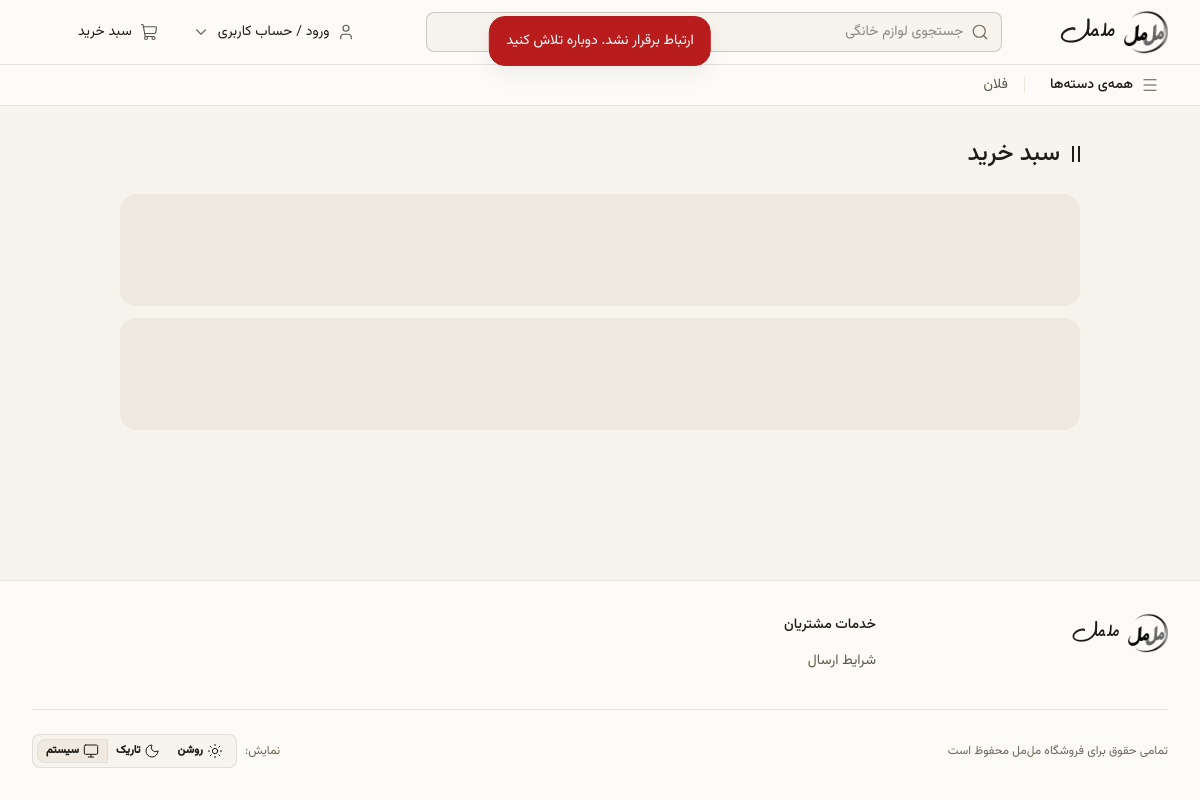
Page /cart/ on the committed database.
### apps/core/models.py (models this page shows, shortened)
class TimeStampedModel(models.Model):
    created_at = models.DateTimeField(auto_now_add=True, verbose_name="ایجاد")
    updated_at = models.DateTimeField(auto_now=True, verbose_name="به‌روزرسانی")
    class Meta:
        abstract = True

class SiteSettings(TimeStampedModel):
    store_name = models.CharField(max_length=120, default="مل‌مل", verbose_name="نام فروشگاه")
    logo_light = models.ImageField(upload_to="site/", blank=True, verbose_name="لوگوی تم روشن")
    logo_dark = models.ImageField(upload_to="site/", blank=True, verbose_name="لوگوی تم تاریک")
    phone = models.CharField(max_length=40, blank=True, verbose_name="تلفن")
    email = models.EmailField(blank=True, verbose_name="ایمیل")
    address = models.TextField(blank=True, verbose_name="آدرس")
    working_hours = models.CharField(max_length=160, blank=True, verbose_name="ساعات پاسخگویی")
    instagram_url = models.URLField(blank=True, verbose_name="اینستاگرام")
    telegram_url = models.URLField(blank=True, verbose_name="تلگرام")
    whatsapp_url = models.URLField(blank=True, verbose_name="واتساپ")
    free_shipping_threshold = models.BigIntegerField(
        null=True,
        blank=True,
        verbose_name="آستانه ارسال رایگان (تومان)",
        help_text="خالی = غیرفعال (در ارسال پس‌کرایه خالی بگذارید).",
    )
    low_stock_threshold = models.PositiveIntegerField(
        default=5,
        verbose_name="آستانه هشدار موجودی کم",
    )
    shipping_note = models.CharField(
        max_length=200,
        blank=True,
        default="ارسال با تیپاکس به سراسر کشور؛ کرایه هنگام تحویل به پیک پرداخت می‌شود.",
        verbose_name="متن ارسال در صفحه‌ی محصول",
        help_text="خالی = نمایش داده نمی‌شود. در P3 از ShippingMethod خوانده می‌شود.",
    )
    otp_ttl_seconds = models.PositiveIntegerField(default=120, verbose_name="مدت اعتبار کد تایید (ثانیه)")
    otp_max_attempts = models.PositiveIntegerField(default=5, verbose_name="حداکثر تلاش کد تایید")
    otp_lock_minutes = models.PositiveIntegerField(default=15, verbose_name="مدت قفل پس از خطا (دقیقه)")
    back_in_stock_start_hour = models.PositiveSmallIntegerField(default=8, verbose_name="شروع ساعت ارسال «موجود شد»")
    back_in_stock_end_hour = models.PositiveSmallIntegerField(default=21, verbose_name="پایان ساعت ارسال «موجود شد»")
    trust_marks_html = models.TextField(
        blank=True,
        verbose_name="کد HTML نمادهای اعتماد",
        help_text="فقط کد HTML نماد اعتماد (مثلاً اینماد). خالی = نمایش داده نمی‌شود.",
    )
    legal_name = models.CharField(max_length=200, blank=True, verbose_name="نام حقوقی / فروشنده")
    economic_code = models.CharField(max_length=32, blank=True, verbose_name="کد اقتصادی")
    national_id = models.CharField(max_length=32, blank=True, verbose_name="شناسه ملی")
    registration_no = models.CharField(max_length=32, blank=True, verbose_name="شماره ثبت")
    legal_address = models.TextField(blank=True, verbose_name="آدرس حقوقی")
    legal_postal_code = models.CharField(max_length=16, blank=True, verbose_name="کدپستی فروشنده")
    legal_phone = models.CharField(max_length=40, blank=True, verbose_name="تلفن فاکتور")
    class Meta:
        verbose_name = "تنظیمات سایت"
        verbose_name_plural = "تنظیمات سایت"
    @classmethod
    def get_solo(cls) -> SiteSettings:
        cached = safe_cache_get(SITE_SETTINGS_CACHE_KEY)
        if isinstance(cached, cls):
            return cached
        obj, _ = cls.objects.get_or_create(pk=1)
        safe_cache_set(SITE_SETTINGS_CACHE_KEY, obj)
        return obj

class FooterLink(TimeStampedModel):
    GROUP_ABOUT = "about"
    GROUP_GUIDE = "guide"
    GROUP_SERVICE = "service"
    GROUP_CHOICES = [
        (GROUP_ABOUT, "درباره مل‌مل"),
        (GROUP_GUIDE, "راهنمای خرید"),
        (GROUP_SERVICE, "خدمات مشتریان"),
    ]
    group = models.CharField(max_length=32, choices=GROUP_CHOICES, verbose_name="ستون")
    title = models.CharField(max_length=120, verbose_name="عنوان لینک")
    url = models.CharField(max_length=300, verbose_name="آدرس")
    sort = models.PositiveIntegerField(default=0, verbose_name="ترتیب")
    is_active = models.BooleanField(default=True, verbose_name="فعال")
    class Meta:
        verbose_name = "لینک فوتر"
        verbose_name_plural = "لینک‌های فوتر"
        ordering = ["group", "sort", "id"]
    @classmethod
    def get_grouped(cls) -> list[dict]:
        cached = safe_cache_get(FOOTER_LINKS_CACHE_KEY)
        if cached is not None:
            return cached
        links = list(cls.objects.filter(is_active=True).order_by("group", "sort", "id"))
        by_group: dict[str, list[dict]] = {code: [] for code, _ in cls.GROUP_CHOICES}
        for link in links:
            if link.group in by_group:
                by_group[link.group].append({"title": link.title, "url": link.url})
        grouped = [
            {"code": code, "label": label, "links": by_group[code]}
            for code, label in cls.GROUP_CHOICES
            if by_group[code]
        ]
        safe_cache_set(FOOTER_LINKS_CACHE_KEY, grouped)
        return grouped

### apps/catalog/models.py (models this page shows, shortened)
class Category(TimeStampedModel):
    parent = models.ForeignKey(
        "self",
        null=True,
        blank=True,
        on_delete=models.PROTECT,
        related_name="children",
        verbose_name="دسته والد",
    )
    name = models.CharField(max_length=160, verbose_name="نام")
    slug = models.SlugField(max_length=180, unique=True, allow_unicode=True, verbose_name="نشانی")
    logo = models.ImageField(upload_to="categories/", blank=True, verbose_name="لوگو")
    description = models.TextField(blank=True, verbose_name="توضیح")
    path = models.CharField(max_length=400, blank=True, db_index=True, verbose_name="مسیر")
    depth = models.PositiveSmallIntegerField(default=0, verbose_name="عمق")
    is_featured = models.BooleanField(default=False, verbose_name="دسته برتر")
    featured_order = models.PositiveIntegerField(default=0, verbose_name="ترتیب برتر")
    show_in_menu = models.BooleanField(default=True, verbose_name="نمایش در منو")
    menu_order = models.PositiveIntegerField(default=0, verbose_name="ترتیب منو")
    is_active = models.BooleanField(default=True, verbose_name="فعال")
    spec_inherit = models.BooleanField(default=True, verbose_name="ارث‌بری مشخصات از والد")
    rev = models.PositiveIntegerField(default=0, verbose_name="نسخه")
    subtree_rev = models.PositiveIntegerField(default=0, verbose_name="نسخه زیردرخت")
    objects = CategoryQuerySet.as_manager()
    class Meta:
        verbose_name = "دسته‌بندی"
        verbose_name_plural = "دسته‌بندی‌ها"
        ordering = ["path"]
        indexes = [
            models.Index(fields=["path"], name="cat_path_idx"),
            models.Index(fields=["parent", "menu_order"], name="cat_parent_menu_idx"),
            models.Index(fields=["is_featured", "featured_order"], name="cat_featured_idx"),
        ]
    def _snapshot_tracked(self) -> None:
        self._tracked_snapshot = {field: self.__dict__.get(field) for field in CATEGORY_STRUCTURAL}
    def __init__(self, *args, **kwargs):
        super().__init__(*args, **kwargs)
        self._snapshot_tracked()
    @classmethod
    def from_db(cls, db, field_names, values):
        instance = super().from_db(db, field_names, values)
        instance._snapshot_tracked()
        return instance

### apps/cart/views.py (the view)
# urls.py: path("cart/", views.detail_view, name="detail"),
@require_GET
def detail_view(request):
    if request.user.is_authenticated:
        lines, notices = services.normalize(services.get_cart(request.user))
        context = _context(lines, notices, guest=False, user=request.user)
    else:
        context = {"guest": True}
    return render(request, "pages/cart.html", context)

### apps/cart/services.py (called while the page is built, shortened)
def count(user) -> int:
    if user is None or not user.is_authenticated:
        return 0

### apps/catalog/cache.py (called while the page is built)
def current_epoch() -> int:
    return read_epoch("epoch")

def menu_key() -> str:
    return f"menu:{current_epoch()}"

### apps/catalog/menu.py (called while the page is built)
def _to_dict(category) -> dict:
    return {
        "id": category.pk,
        "name": category.name,
        "url": reverse("catalog:category", args=[category.pk, category.slug]),
        "slug": category.slug,
    }

def _build_menu() -> dict:
    from apps.catalog.models import Category
    roots = list(
        Category.objects.filter(is_active=True, show_in_menu=True, parent__isnull=True).order_by("menu_order", "name")
    )
    children = list(
        Category.objects.filter(is_active=True, show_in_menu=True, parent__in=roots).order_by("menu_order", "name")
    )
    by_parent: dict[int, list[dict]] = {}
    for child in children:
        by_parent.setdefault(child.parent_id, []).append(_to_dict(child))
    featured = list(Category.objects.filter(is_active=True, is_featured=True).order_by("featured_order", "name")[:8])
    return {
        "menu": [{**_to_dict(root), "children": by_parent.get(root.pk, [])} for root in roots],
        "featured": [_to_dict(category) for category in featured],
    }

def navigation() -> dict:
    return get_or_build(menu_key(), _build_menu, TTL_MENU)

def menu_categories() -> list[dict]:
    return navigation()["menu"]

def featured_categories() -> list[dict]:
    return navigation()["featured"]

### apps/core/cache.py (called while the page is built)
def safe_cache_get(key: str, default: Any = None) -> Any:
    try:
        return cache.get(key, default)
    except Exception as exc:  # pragma: no cover - defensive fallback if Redis is down
        logger.warning("Redis cache get failed for %s: %s", key, exc)
        return default

def safe_cache_set(key: str, value: Any, timeout: int | None = None) -> None:
    try:
        cache.set(key, value, timeout)
    except Exception as exc:  # pragma: no cover - defensive fallback if Redis is down
        logger.warning("Redis cache set failed for %s: %s", key, exc)

def safe_cache_delete(key: str) -> None:
    try:
        cache.delete(key)
    except Exception as exc:  # pragma: no cover - defensive fallback if Redis is down
        logger.warning("Redis cache delete failed for %s: %s", key, exc)

### apps/core/jalali.py (called while the page is built)
def to_fa_digits(value):
    if value is None:
        return ""
    return str(value).translate(_FA)

### apps/core/templatetags/core_tags.py (called while the page is built)
@register.filter(name="fa_digits")
def fa_digits_filter(value) -> str:
    return to_fa_digits(value)

### templates/pages/cart.html (shortened to what this page needs)
{% extends "base.html" %}
{% load core_tags %}
{% block content %}
<div class="max-w-5xl mx-auto px-4 md:px-6 lg:px-8 py-6 lg:py-8 pb-36 lg:pb-8">
  {% include "partials/_section_heading.html" with title="سبد خرید" %}
  <div id="cart-content" class="mt-6 min-h-64" aria-live="polite"
       {% if guest %}data-cart-items hx-post="{% url 'cart:render' %}" hx-trigger="load" hx-swap="innerHTML"{% endif %}>
    {% if guest %}
      <div class="flex flex-col gap-3">
        <div class="skeleton h-28 w-full"></div>
        <div class="skeleton h-28 w-full"></div>
      </div>
    {% else %}
      {% include "partials/_cart_content.html" %}
    {% endif %}
  </div>
</div>
{% endblock %}

### templates/partials/_header.html (shortened to what this page needs)
{% load core_tags %}
<header class="bg-base-100 border-b sticky top-0 z-30">
  <div class="hidden lg:block">
    <div class="max-w-7xl mx-auto px-8 h-16 flex items-center justify-between gap-6">
      <a href="{% url 'core:home' %}" class="inline-flex items-center gap-2 shrink-0 py-2" aria-label="{{ site_settings.store_name }}">
        {% include "partials/_logo.html" with img_class="h-11 w-auto" brand_class="text-display leading-none" %}
      </a>
      <form action="{% url 'search:results' %}" method="get" class="flex-1 max-w-xl relative" role="search">
        <label class="input h-10 w-full bg-base-200 flex items-center gap-2">
          {% icon "search" size=18 class="text-ink-3" %}
          <input type="search" name="q" placeholder="جستجوی لوازم خانگی" class="grow text-small" autocomplete="off"
                 aria-label="جستجوی محصولات"
                 hx-get="{% url 'search:suggest' %}"
                 hx-trigger="input changed delay:250ms, focus"
                 hx-target="#search-suggest"
                 hx-swap="innerHTML"
                 hx-indicator="#search-suggest-indicator">
        </label>
      </form>
      <div class="flex items-center gap-2 shrink-0">
        <details class="dropdown dropdown-end">
          <summary class="btn btn-ghost h-10 px-3 gap-2 text-small font-normal list-none">
            {% icon "user" size=18 class="text-ink-2" %}
            <span>{% if user.is_authenticated %}{{ user.get_short_name|fa_text }}{% else %}ورود / حساب کاربری{% endif %}</span>
            {% icon "chevron-down" size=18 class="text-ink-3" %}
          </summary>
        </details>
        <a href="{% url 'cart:detail' %}" class="btn btn-ghost h-10 px-3 gap-2 text-small font-normal" aria-label="سبد خرید">
          {% icon "shopping-cart" size=18 class="text-ink-2" %}
          <span>سبد خرید</span>
        </a>
      </div>
    </div>
    <nav class="border-t" aria-label="ناوبری دسته‌بندی‌ها">
      <div class="max-w-7xl mx-auto px-8 h-10 flex items-center gap-4">
        <details class="dropdown dropdown-start">
          <summary class="btn btn-ghost btn-sm h-8 px-2 gap-2 text-small font-medium list-none">
            {% icon "menu" size=18 class="text-ink-2" %}
            <span>همه‌ی دسته‌ها</span>
          </summary>
        </details>
        <ul class="flex items-center gap-4 overflow-x-auto no-scrollbar">
          {% for cat in nav_featured %}
            <li class="shrink-0">
              <a href="{{ cat.url }}" class="text-small text-ink-2 hover:text-base-content transition-colors py-1">
                {{ cat.name|fa_text }}
              </a>
            </li>
          {% endfor %}
        </ul>
      </div>
    </nav>
  </div>
</header>

### templates/partials/_brand_name.html
{% load core_tags %}{% brand_name class=brand_class|default:"text-title leading-none" %}

### templates/partials/_footer.html (shortened to what this page needs)
{% load core_tags %}
<footer class="bg-base-100 border-t mt-12">
  <div class="max-w-7xl mx-auto px-4 md:px-6 lg:px-8 py-8">
    <div class="grid grid-cols-1 md:grid-cols-2 lg:grid-cols-4 gap-8">
      <div class="flex flex-col gap-3">
        <a href="{% url 'core:home' %}" class="inline-flex items-center gap-2 self-start">
          {% include "partials/_logo.html" with img_class="h-10 w-auto" brand_class="text-title leading-none" %}
        </a>
      </div>
      {% for group in footer_link_groups %}
        <nav aria-label="{{ group.label }}" class="flex flex-col gap-2">
          <h3 class="text-small font-medium">{{ group.label|fa_text }}</h3>
          <ul class="flex flex-col gap-1">
            {% for link in group.links %}
              <li>
                <a href="{{ link.url }}" class="text-small text-ink-2 hover:text-base-content transition-colors py-1 inline-block">
                  {{ link.title|fa_text }}
                </a>
              </li>
            {% endfor %}
          </ul>
        </nav>
      {% endfor %}
    </div>
    <div class="border-t mt-8 pt-6 flex flex-col sm:flex-row items-start sm:items-center justify-between gap-4">
      <p class="text-label text-ink-3">
        تمامی حقوق برای فروشگاه {{ site_settings.store_name }} محفوظ است
      </p>
      <div class="flex items-center gap-2">
        <span class="text-label text-ink-3">نمایش:</span>
        <div class="join border rounded-field bg-base-200 p-1">
          <button type="button" data-theme-choice="light" class="btn btn-ghost btn-xs join-item gap-1">
            {% icon "sun" size=16 %}
            <span>روشن</span>
          </button>
          <button type="button" data-theme-choice="dark" class="btn btn-ghost btn-xs join-item gap-1">
            {% icon "moon" size=16 %}
            <span>تاریک</span>
          </button>
          <button type="button" data-theme-choice="system" class="btn btn-ghost btn-xs join-item gap-1">
            {% icon "monitor" size=16 %}
            <span>سیستم</span>
          </button>
        </div>
      </div>
    </div>
  </div>
</footer>

### rows in the picture
SiteSettings: store_name "مل مل مل مل", store_name "مل‌مل"
Category: name|fa_text "فلان"
FooterLink: title|fa_text "شرایط ارسال"

### other values in the picture
{{ title|fa_text }} "سبد خرید"
{{ group.label|fa_text }} "خدمات مشتریان"
